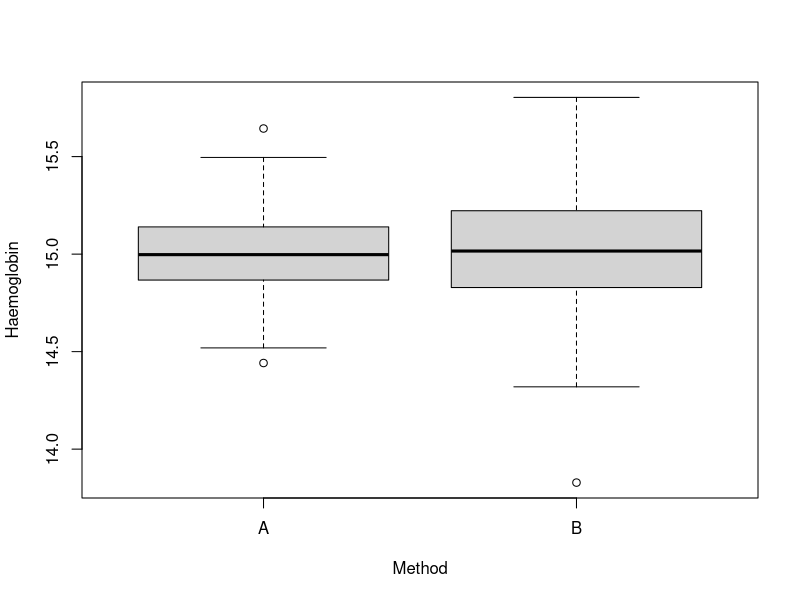

Reproduce this figure in R.
## -----------------------------------------------------------------------------
hemoglobin <- read.table("data/hemoglobin.csv",
  header = TRUE, sep = ",", stringsAsFactors = TRUE
)

## -----------------------------------------------------------------------------
#| eval: false
# path <- "https://tommasorigon.github.io/EnvEcoStat/data/hemoglobin.csv"
# hemoglobin <- read.table(path, header = TRUE, sep = ",", stringsAsFactors = TRUE)

## -----------------------------------------------------------------------------
str(hemoglobin)

## -----------------------------------------------------------------------------
hemo_A <- hemoglobin$hemoglobin[hemoglobin$method == "A"] # Group A
hemo_B <- hemoglobin$hemoglobin[hemoglobin$method == "B"] # Group B

summary(hemo_A)
summary(hemo_B)

## -----------------------------------------------------------------------------
boxplot(hemoglobin$hemoglobin ~ hemoglobin$method,
  ylab = "Haemoglobin",
  xlab = "Method"
)

## -----------------------------------------------------------------------------
mean((hemo_A - mean(hemo_A))^2) # Variance of group A
mean((hemo_B - mean(hemo_B))^2) # Variance of group B

mean(hemo_A^2) - mean(hemo_A)^2 # Variance of group A, alternative formula
mean(hemo_B^2) - mean(hemo_B)^2 # Variance of group B, alternative formula

## -----------------------------------------------------------------------------
my_var <- function(x) {
  mean(x^2) - mean(x)^2
}

my_var(hemo_A)
my_var(hemo_B)

## -----------------------------------------------------------------------------
var(hemo_A)
var(hemo_B)

## -----------------------------------------------------------------------------
my_sd <- function(x) {
  sqrt(my_var(x))
}

my_sd(hemo_A)
my_sd(hemo_B)

sd(hemo_A)
sd(hemo_B)

## -----------------------------------------------------------------------------
max(hemo_A) - min(hemo_A)
max(hemo_B) - min(hemo_B)

diff(range(hemo_A))
diff(range(hemo_B))

## -----------------------------------------------------------------------------
interquartile_range <- function(x) {
  diff(quantile(x, probs = c(0.25, 0.75)))
}

interquartile_range(hemo_A)
interquartile_range(hemo_B)
